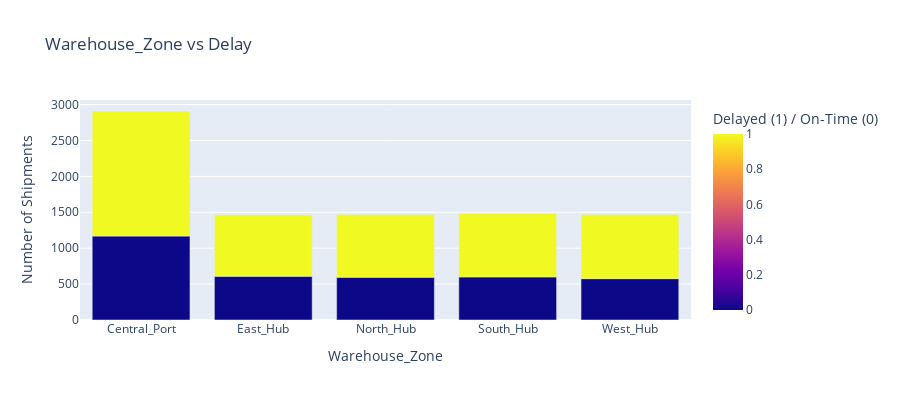
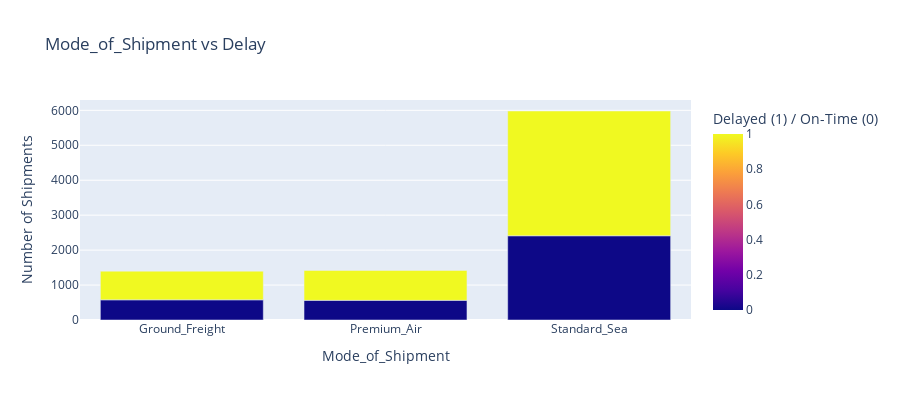
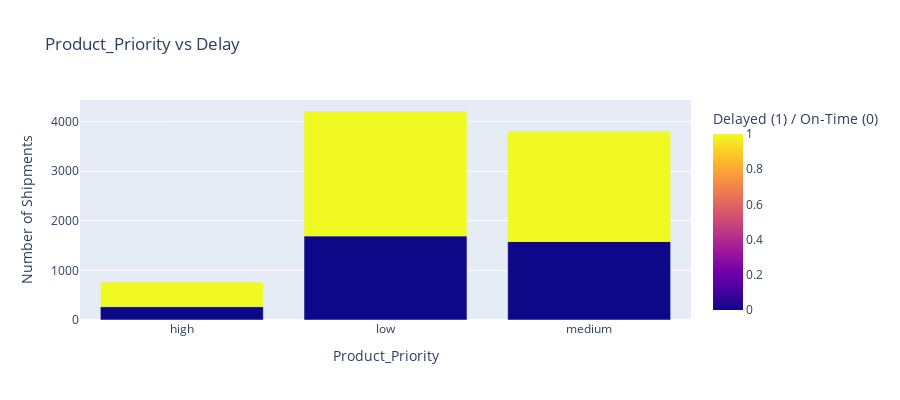
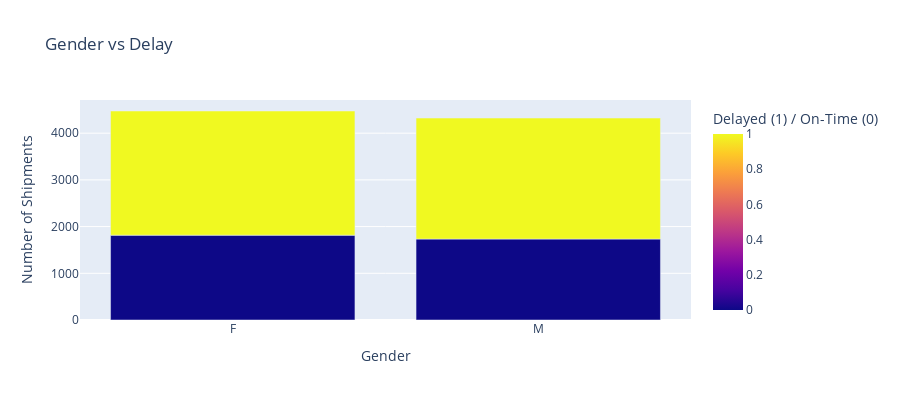

Notebook source saved alongside these figures, in order:
### Code cell
import plotly.express as px



for col in categorical_features:

    agg_df = df.groupby([col, 'is_delayed']).size().reset_index(name='count')
    
    fig = px.bar(agg_df, 
                 x=col, 
                 y='count',
                 color='is_delayed',
                 barmode='group',
                 title=f'{col} vs Delay',
                 labels={'is_delayed':'Delayed (1) / On-Time (0)', 'count':'Number of Shipments'},
                 height=400)
    fig.show()

for col in numerical_features:
    if col != "is_delayed":
        fig = px.histogram(
            df,
            x=col,
            title=f'{col} distribution by is_delayed',
            color="is_delayed",
            barmode="group",         
            opacity=0.8,
            color_discrete_sequence=["#1f77b4", "#ff7f0e"],
            nbins=30
        )

        fig.show()

### Figure 1 — Plotly figure (JSON) as saved in the notebook; plotly's stock layout.template omitted (floating-point values rounded to 4 significant figures)
{"data": [{"alignmentgroup": "True", "hovertemplate": "Warehouse_Zone=%{x}<br>Number of Shipments=%{y}<br>Delayed (1) / On-Time (0)=%{marker.color}<extra></extra>", "legendgroup": "", "marker": {"color": [0, 1, 0, 1, 0, 1, 0, 1, 0, 1], "coloraxis": "coloraxis", "pattern": {"shape": ""}}, "name": "", "offsetgroup": "", "orientation": "v", "showlegend": false, "textposition": "auto", "type": "bar", "x": ["Central_Port", "Central_Port", "East_Hub", "East_Hub", "North_Hub", "North_Hub", "South_Hub", "South_Hub", "West_Hub", "West_Hub"], "xaxis": "x", "y": [1169, 1741, 609, 855, 595, 873, 600, 887, 576, 894], "yaxis": "y"}], "layout": {"barmode": "group", "coloraxis": {"colorbar": {"title": {"text": "Delayed (1) / On-Time (0)"}}, "colorscale": [[0, "#0d0887"], [0.1111, "#46039f"], [0.2222, "#7201a8"], [0.3333, "#9c179e"], [0.4444, "#bd3786"], [0.5556, "#d8576b"], [0.6667, "#ed7953"], [0.7778, "#fb9f3a"], [0.8889, "#fdca26"], [1, "#f0f921"]]}, "height": 400, "legend": {"tracegroupgap": 0}, "title": {"text": "Warehouse_Zone vs Delay"}, "xaxis": {"anchor": "y", "domain": [0, 1], "title": {"text": "Warehouse_Zone"}}, "yaxis": {"anchor": "x", "domain": [0, 1], "title": {"text": "Number of Shipments"}}}}

### Figure 2 — Plotly figure (JSON) as saved in the notebook; plotly's stock layout.template omitted (floating-point values rounded to 4 significant figures)
{"data": [{"alignmentgroup": "True", "hovertemplate": "Mode_of_Shipment=%{x}<br>Number of Shipments=%{y}<br>Delayed (1) / On-Time (0)=%{marker.color}<extra></extra>", "legendgroup": "", "marker": {"color": [0, 1, 0, 1, 0, 1], "coloraxis": "coloraxis", "pattern": {"shape": ""}}, "name": "", "offsetgroup": "", "orientation": "v", "showlegend": false, "textposition": "auto", "type": "bar", "x": ["Ground_Freight", "Ground_Freight", "Premium_Air", "Premium_Air", "Standard_Sea", "Standard_Sea"], "xaxis": "x", "y": [577, 821, 562, 858, 2410, 3571], "yaxis": "y"}], "layout": {"barmode": "group", "coloraxis": {"colorbar": {"title": {"text": "Delayed (1) / On-Time (0)"}}, "colorscale": [[0, "#0d0887"], [0.1111, "#46039f"], [0.2222, "#7201a8"], [0.3333, "#9c179e"], [0.4444, "#bd3786"], [0.5556, "#d8576b"], [0.6667, "#ed7953"], [0.7778, "#fb9f3a"], [0.8889, "#fdca26"], [1, "#f0f921"]]}, "height": 400, "legend": {"tracegroupgap": 0}, "title": {"text": "Mode_of_Shipment vs Delay"}, "xaxis": {"anchor": "y", "domain": [0, 1], "title": {"text": "Mode_of_Shipment"}}, "yaxis": {"anchor": "x", "domain": [0, 1], "title": {"text": "Number of Shipments"}}}}

### Figure 3 — Plotly figure (JSON) as saved in the notebook; plotly's stock layout.template omitted (floating-point values rounded to 4 significant figures)
{"data": [{"alignmentgroup": "True", "hovertemplate": "Product_Priority=%{x}<br>Number of Shipments=%{y}<br>Delayed (1) / On-Time (0)=%{marker.color}<extra></extra>", "legendgroup": "", "marker": {"color": [0, 1, 0, 1, 0, 1], "coloraxis": "coloraxis", "pattern": {"shape": ""}}, "name": "", "offsetgroup": "", "orientation": "v", "showlegend": false, "textposition": "auto", "type": "bar", "x": ["high", "high", "low", "low", "medium", "medium"], "xaxis": "x", "y": [270, 498, 1696, 2518, 1583, 2234], "yaxis": "y"}], "layout": {"barmode": "group", "coloraxis": {"colorbar": {"title": {"text": "Delayed (1) / On-Time (0)"}}, "colorscale": [[0, "#0d0887"], [0.1111, "#46039f"], [0.2222, "#7201a8"], [0.3333, "#9c179e"], [0.4444, "#bd3786"], [0.5556, "#d8576b"], [0.6667, "#ed7953"], [0.7778, "#fb9f3a"], [0.8889, "#fdca26"], [1, "#f0f921"]]}, "height": 400, "legend": {"tracegroupgap": 0}, "title": {"text": "Product_Priority vs Delay"}, "xaxis": {"anchor": "y", "domain": [0, 1], "title": {"text": "Product_Priority"}}, "yaxis": {"anchor": "x", "domain": [0, 1], "title": {"text": "Number of Shipments"}}}}

### Figure 4 — Plotly figure (JSON) as saved in the notebook; plotly's stock layout.template omitted (floating-point values rounded to 4 significant figures)
{"data": [{"alignmentgroup": "True", "hovertemplate": "Gender=%{x}<br>Number of Shipments=%{y}<br>Delayed (1) / On-Time (0)=%{marker.color}<extra></extra>", "legendgroup": "", "marker": {"color": [0, 1, 0, 1], "coloraxis": "coloraxis", "pattern": {"shape": ""}}, "name": "", "offsetgroup": "", "orientation": "v", "showlegend": false, "textposition": "auto", "type": "bar", "x": ["F", "F", "M", "M"], "xaxis": "x", "y": [1816, 2659, 1733, 2591], "yaxis": "y"}], "layout": {"barmode": "group", "coloraxis": {"colorbar": {"title": {"text": "Delayed (1) / On-Time (0)"}}, "colorscale": [[0, "#0d0887"], [0.1111, "#46039f"], [0.2222, "#7201a8"], [0.3333, "#9c179e"], [0.4444, "#bd3786"], [0.5556, "#d8576b"], [0.6667, "#ed7953"], [0.7778, "#fb9f3a"], [0.8889, "#fdca26"], [1, "#f0f921"]]}, "height": 400, "legend": {"tracegroupgap": 0}, "title": {"text": "Gender vs Delay"}, "xaxis": {"anchor": "y", "domain": [0, 1], "title": {"text": "Gender"}}, "yaxis": {"anchor": "x", "domain": [0, 1], "title": {"text": "Number of Shipments"}}}}
